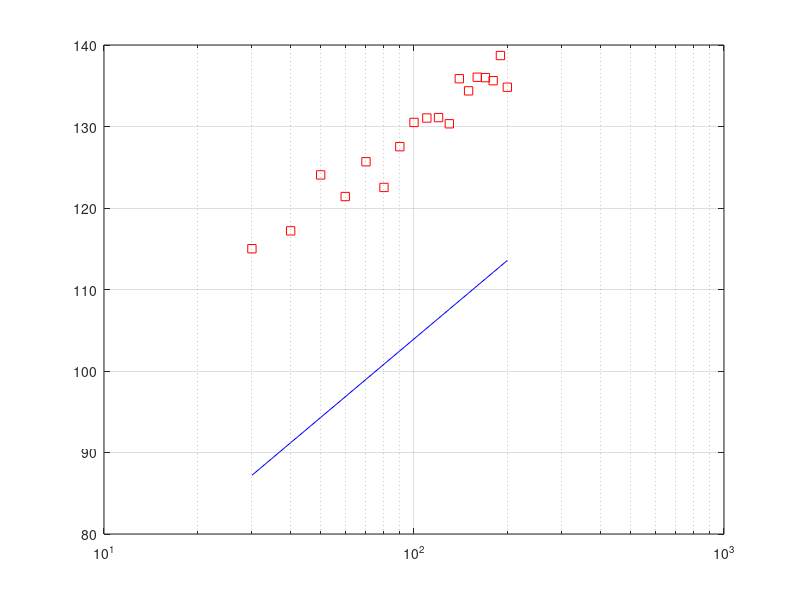

Write the MATLAB code that produced this figure.
clear;

d = 30:10:200;

mu = 0.0;
sigma = 8.7;
NumRealization = 1e1;
X = sigma * randn(size(d,2), NumRealization);

for i=1:size(d,2)
%     for j=1:4
        Y(i)=(sum(X(i,:))/NumRealization);
%     end
end


alpha = 72.0;
beta = 2.92;
d = 30:10:200;
sigma2 = 10^0.87;
% X = sigma2 * randn(1,size(d,2));
PL1 = alpha + beta * 10 * log10(d) + Y;
PL2 = 62.3+32*log10(d/5);
semilogx(d,PL1,'sr');
hold on;
semilogx(d,PL2,'-b');
% xlim([30 200]);
grid on;